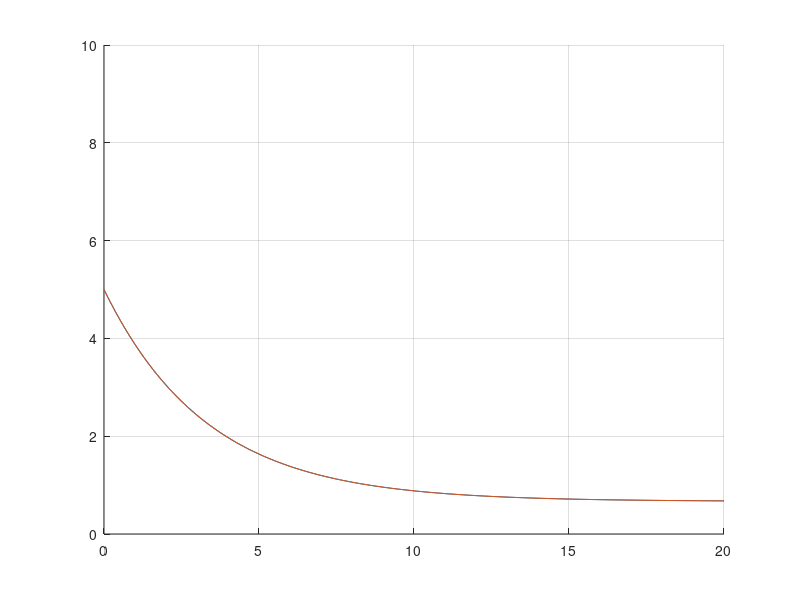

Write the MATLAB code that produced this figure.
 %% ME 3001 - Mechanical Engineering Analysis
% 
% Tristan Hill - modified from Dr. Han - 7/21/2014 
%
% 03/15/2019
% 2nd and 4th order Runga-Kutta methods
%
% Example 1 
%% 
clear variables
close all 
clc

% define constants first
m=10; % mass in (kg)
c=3;  % air resistance ( N/(m/s) ) or ( (N-s)/m )
f=2;  % motor force (constant) 

v0=5 % initial velocity (m/s)




% generate (x,y)<->(t,v) arrays to plot
tmin=0; tmax=20; dt=.1;
vmin=0; vmax=10;

% this is out 'theoretical solution'
t=tmin:dt:tmax; % time span
v=(v0-f/c)*exp(-c/m*t)+f/c;

% compare with built-in function 'ode45()' (numerical)
% ODE to solve: dy/dx=(1-x)y, initial condition y=1 at x=0
% to do this solve for the 'slope' meaning the first deriv.
slopeFun=@(t,v) (f-c*v)/m;
[t45,v45]= ode45(slopeFun,[tmin tmax],v0)


figure(1);hold on
plot(t,v)
plot(t45,v45)
axis([tmin tmax vmin vmax])
grid on
